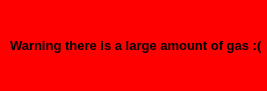
<?xml version="1.0" encoding="UTF-8"?>
<ui version="4.0">
 <class>PopGas</class>
 <widget class="QDialog" name="PopGas">
  <property name="geometry">
   <rect>
    <x>0</x>
    <y>0</y>
    <width>267</width>
    <height>91</height>
   </rect>
  </property>
  <property name="windowTitle">
   <string>Dialog</string>
  </property>
  <property name="styleSheet">
   <string notr="true">#PopGas
{
	background:red;
}</string>
  </property>
  <widget class="QLabel" name="label">
   <property name="geometry">
    <rect>
     <x>10</x>
     <y>30</y>
     <width>251</width>
     <height>31</height>
    </rect>
   </property>
   <property name="font">
    <font>
     <family>Arial</family>
     <pointsize>10</pointsize>
     <weight>75</weight>
     <bold>true</bold>
    </font>
   </property>
   <property name="text">
    <string>Warning there is a large amount of gas :(</string>
   </property>
  </widget>
 </widget>
 <resources/>
 <connections/>
</ui>
